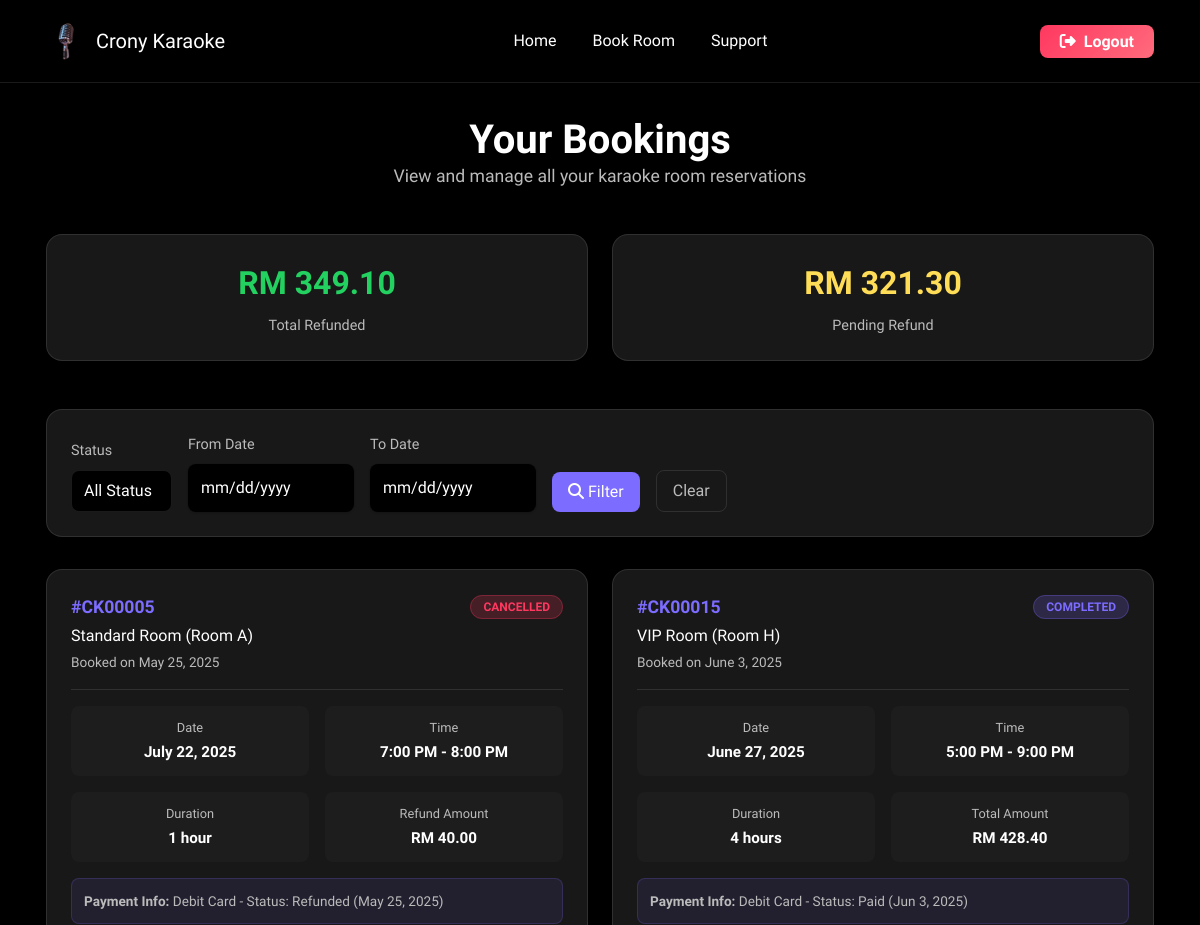
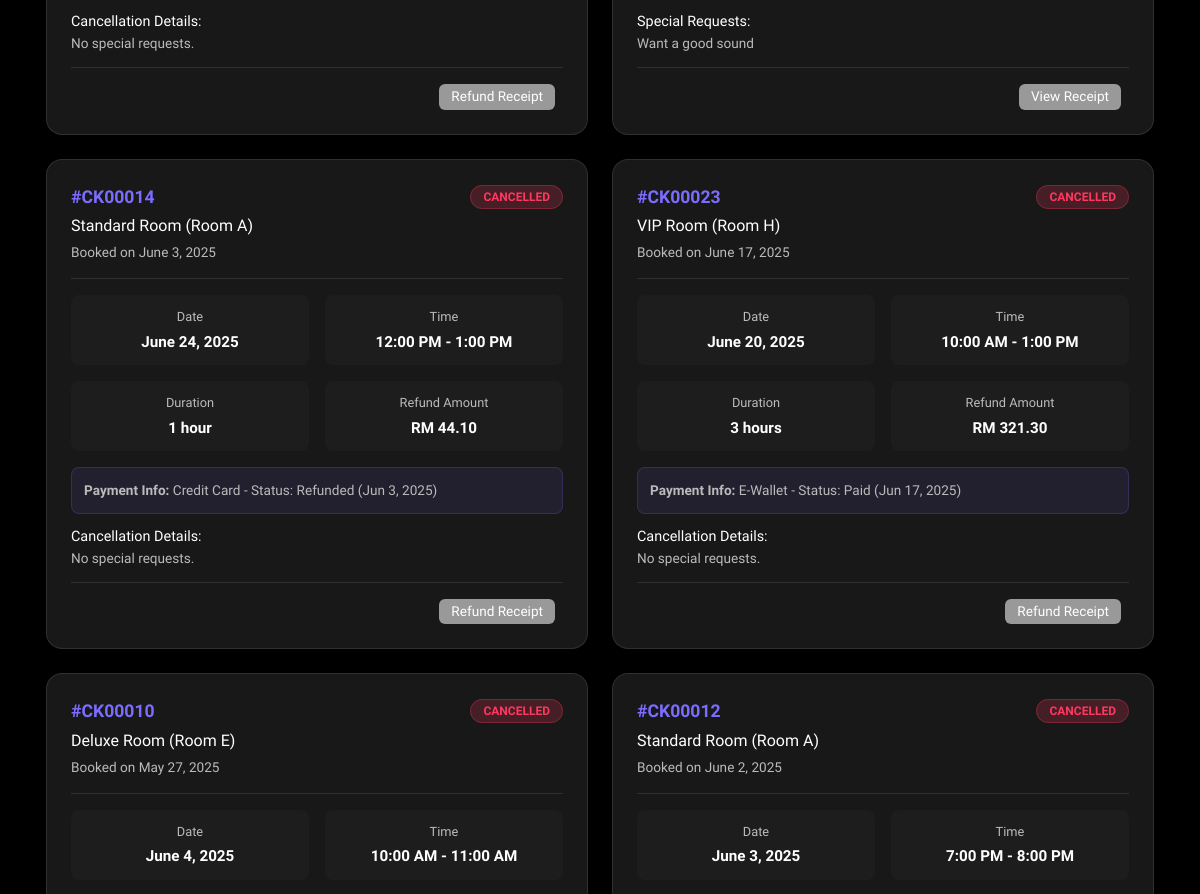
Before: /user/booking.php (signed in, upper part) with the older database file (2 pictures, top to bottom).
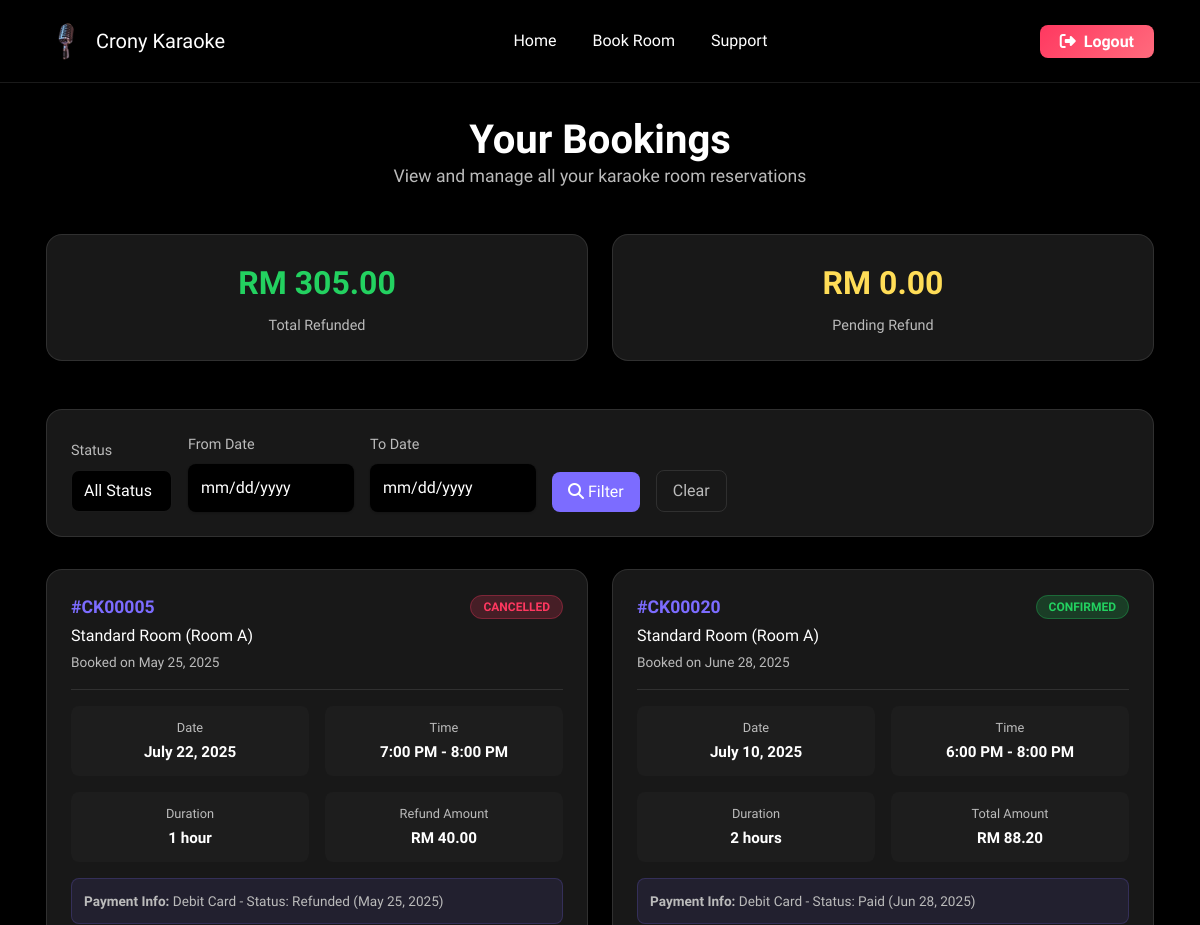
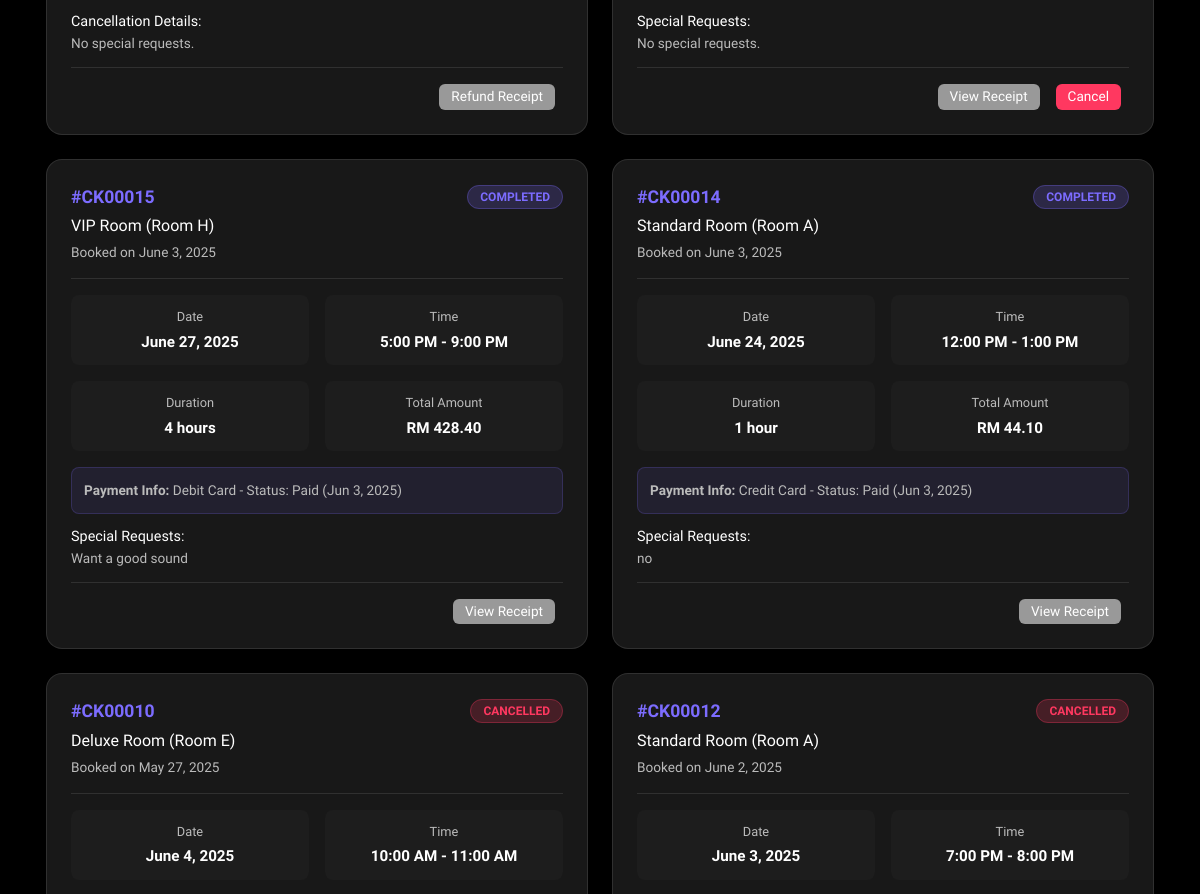
After: the same page with the newer database file (2 pictures, top to bottom).
### tables this page shows
CREATE TABLE `reservations` (
  `reservationID` int(11) NOT NULL,
  `userID` int(11) DEFAULT NULL,
  `roomID` int(11) DEFAULT NULL,
  `reservationDate` date DEFAULT NULL,
  `startTime` time DEFAULT NULL,
  `endTime` time DEFAULT NULL,
  `totalPrice` decimal(10,2) DEFAULT NULL,
  `status` enum('pending','confirmed','cancelled') DEFAULT 'pending',
  `addInfo` text NOT NULL,
  `createdAt` timestamp NOT NULL DEFAULT current_timestamp()
);

CREATE TABLE `packages` (
  `packageID` int(11) NOT NULL,
  `packageName` varchar(100) DEFAULT NULL,
  `description` text DEFAULT NULL,
  `pricePerHour` decimal(10,2) DEFAULT NULL
);

CREATE TABLE `rooms` (
  `roomID` int(11) NOT NULL,
  `roomName` varchar(100) DEFAULT NULL,
  `capacity` int(11) DEFAULT NULL,
  `status` enum('available','unavailable') DEFAULT 'available',
  `packageID` int(11) DEFAULT NULL
);

CREATE TABLE `payments` (
  `paymentID` int(11) NOT NULL,
  `reservationID` int(11) DEFAULT NULL,
  `paymentMethod` varchar(50) DEFAULT NULL,
  `amountPaid` decimal(10,2) DEFAULT NULL,
  `paymentDate` timestamp NOT NULL DEFAULT current_timestamp(),
  `paymentStatus` enum('pending','paid','refunded') DEFAULT 'pending'
);

### user/booking.php (the view, shortened to what the changed rows need)
<?php
include '../dbconfig.php';
$userID = $_SESSION['userID'];
$statsQuery = "
    SELECT
        COUNT(*) as total_bookings,
        SUM(CASE WHEN r.status = 'confirmed' THEN 1 ELSE 0 END) as confirmed_bookings,
        SUM(CASE WHEN r.status = 'pending' THEN 1 ELSE 0 END) as pending_bookings,
        SUM(CASE WHEN r.status = 'cancelled' THEN 1 ELSE 0 END) as cancelled_bookings,
        SUM(CASE WHEN p.paymentStatus = 'refunded' THEN p.amountPaid ELSE 0 END) as total_refunded,
        SUM(CASE WHEN r.status = 'cancelled' AND p.paymentStatus = 'paid' THEN p.amountPaid ELSE 0 END) as pending_refund
    FROM reservations r
    LEFT JOIN payments p ON r.reservationID = p.reservationID
    WHERE r.userID = ?
";
$stmt = $conn->prepare($statsQuery);
$stmt->bind_param("i", $userID);
$stmt->execute();
$stats = $stmt->get_result()->fetch_assoc();
$bookingsQuery = "
    SELECT
        r.reservationID,
        r.reservationDate,
        r.startTime,
        r.endTime,
        r.totalPrice,
        r.status as reservationStatus,
        r.addInfo,
        r.createdAt,
        ro.roomName,
        pk.packageName,
        pk.pricePerHour,
        p.paymentStatus,
        p.paymentMethod,
        p.amountPaid,
        p.paymentDate,
        TIMESTAMPDIFF(HOUR, r.startTime, r.endTime) as duration
    FROM reservations r
    JOIN rooms ro ON r.roomID = ro.roomID
    JOIN packages pk ON ro.packageID = pk.packageID
    LEFT JOIN payments p ON r.reservationID = p.reservationID
    WHERE r.userID = ?
    ORDER BY r.reservationDate DESC, r.startTime DESC
";
$stmt = $conn->prepare($bookingsQuery);
$stmt->bind_param("i", $userID);
$stmt->execute();
$bookings = $stmt->get_result();
?>
<!DOCTYPE html>
<html lang="en">
<head>
  <link rel="stylesheet" href="../assets/bootstrap/css/bootstrap.min.css">
  <link rel="stylesheet" href="../assets/animatecss/animate.css">
  <link rel="stylesheet" href="../assets/theme/css/style.css">
  <link rel="stylesheet" href="https://cdnjs.cloudflare.com/ajax/libs/font-awesome/6.4.2/css/all.min.css">
  <link rel="stylesheet" href="style.css">
</head>
<body>
  <main class="main-content">
    <div class="container">
      <div class="page-header">
        <h1 class="page-title">Your Bookings</h1>
      </div>
      <div class="stats-grid">
        <div class="stats-card">
          <div class="stats-number stats-refunded">RM <?php echo number_format($stats['total_refunded'], 2); ?></div>
          <div class="stats-label">Total Refunded</div>
        </div>
        <div class="stats-card">
          <div class="stats-number stats-pending">RM <?php echo number_format($stats['pending_refund'], 2); ?></div>
          <div class="stats-label">Pending Refund</div>
        </div>
      </div>
      <div id="bookings-container">
        <?php if ($bookings->num_rows > 0): ?>
        <div class="bookings-grid">
        <?php
          while ($booking = $bookings->fetch_assoc()):
            $currentDate = new DateTime();
            $bookingDate = new DateTime($booking['reservationDate']);
            $isPastBooking = $bookingDate < $currentDate;
            $displayStatus = $booking['reservationStatus'];
            if ($displayStatus == 'confirmed' && $isPastBooking) {
                $displayStatus = 'completed';
            }
            $formattedDate = date('F j, Y', strtotime($booking['reservationDate']));
            $formattedStartTime = date('g:i A', strtotime($booking['startTime']));
            $formattedEndTime = date('g:i A', strtotime($booking['endTime']));
            $createdDate = date('F j, Y', strtotime($booking['createdAt']));
            $bookingReference = '#CK' . str_pad($booking['reservationID'], 5, '0', STR_PAD_LEFT);
        ?>
          <div class="booking-card" data-status="<?php echo $booking['reservationStatus']; ?>" data-date="<?php echo $booking['reservationDate']; ?>">
            <div class="booking-header">
              <div>
                <div class="booking-reference"><?php echo $bookingReference; ?></div>
                <div class="booking-room"><?php echo $booking['packageName']; ?> Room (<?php echo $booking['roomName']; ?>)</div>
                <div class="booking-created">Booked on <?php echo $createdDate; ?></div>
              </div>
              <div>
                <span class="status-badge status-<?php echo $displayStatus; ?>">
                  <?php
                  echo ucfirst($displayStatus);
                  ?>
                </span>
              </div>
            </div>
            <div class="booking-details">
              <div class="detail-item">
                <div class="detail-label">Date</div>
                <div class="detail-value"><?php echo $formattedDate; ?></div>
              </div>
              <div class="detail-item">
                <div class="detail-label">Time</div>
                <div class="detail-value"><?php echo $formattedStartTime . ' - ' . $formattedEndTime; ?></div>
              </div>
              <div class="detail-item">
                <div class="detail-label">Duration</div>
                <div class="detail-value"><?php echo $booking['duration']; ?> hour<?php echo $booking['duration'] > 1 ? 's' : ''; ?></div>
              </div>
              <div class="detail-item">
                <div class="detail-label"><?php echo $booking['reservationStatus'] == 'cancelled' ? 'Refund Amount' : 'Total Amount'; ?></div>
                <div class="detail-value">RM <?php echo number_format($booking['totalPrice'], 2); ?></div>
              </div>
            </div>
            <?php if ($booking['paymentStatus'] && $booking['paymentMethod']): ?>
            <div class="payment-info">
              <strong>Payment Info:</strong> <?php echo ucfirst($booking['paymentMethod']); ?> -
              Status: <?php echo ucfirst($booking['paymentStatus']); ?>
              <?php if ($booking['paymentDate']): ?>
              (<?php echo date('M j, Y', strtotime($booking['paymentDate'])); ?>)
              <?php endif; ?>
            </div>
            <?php endif; ?>
            <div class="special-requests">
              <h6>
                <?php echo $booking['reservationStatus'] == 'cancelled' ? 'Cancellation Details:' : 'Special Requests:'; ?>
              </h6>
              <p>
                <?php echo !empty($booking['addInfo']) ? nl2br(htmlspecialchars($booking['addInfo'])) : 'No special requests.'; ?>
              </p>
            </div>
            <div class="action-buttons">
              <?php if ($booking['paymentStatus']): ?>
                <a href="view_invoice.php?id=<?php echo $booking['reservationID']; ?>" class="action-btn btn-secondary-action">
                  <?php echo $booking['reservationStatus'] == 'cancelled' ? 'Refund Receipt' : 'View Receipt'; ?>
                </a>
              <?php endif; ?>
              <?php if ($booking['reservationStatus'] == 'pending'): ?>
                <?php if (!$booking['paymentStatus']): ?>
                <a href="complete_payment.php?id=<?php echo $booking['reservationID']; ?>" class="action-btn btn-success-action">Pay Now</a>
                <?php endif; ?>
                <a href="cancel_reservation.php?id=<?php echo $booking['reservationID']; ?>" class="action-btn btn-danger-action">Cancel</a>
              <?php elseif ($booking['reservationStatus'] == 'confirmed' && !$isPastBooking): ?>
                <?php
                $bookingDateTime = new DateTime($booking['reservationDate'] . ' ' . $booking['startTime']);
                $hoursUntilBooking = ($bookingDateTime->getTimestamp() - $currentDate->getTimestamp()) / 3600;
                ?>
                <?php if ($hoursUntilBooking > 24): ?>
                <a href="cancel_reservation.php?id=<?php echo $booking['reservationID']; ?>" class="action-btn btn-danger-action">Cancel</a>
                <?php else: ?>
                <div class="cannot-cancel-text">Cannot cancel within 24 hours</div>
                <?php endif; ?>
              <?php endif; ?>
            </div>
          </div>
        <?php endwhile; ?>
        </div>
        <?php endif; ?>
      </div>
    </div>
  </main>
</body>
</html>

Changed rows visible on the page:
removed reservations: reservationID "#CK00023", packages.packageName "VIP", roomID.roomName "Room H", createdAt "June 17, 2025", status "CANCELLED", reservationDate "June 20, 2025", startTime "10:00 AM", endTime "1:00 PM", duration "3", shows "Refund Amount", totalPrice "321.30", payments.paymentMethod "E-Wallet", payments.paymentStatus "Paid", payments.paymentDate "Jun 17, 2025", shows "Cancellation Details:", addInfo "No special requests.", shows "Refund Receipt"
now on this page (row edited): reservations: reservationID "#CK00020", packages.packageName "Standard", roomID.roomName "Room A", createdAt "June 28, 2025", status "CONFIRMED", reservationDate "July 10, 2025", startTime "6:00 PM", endTime "8:00 PM", duration "2", shows "Total Amount", totalPrice "88.20", payments.paymentMethod "Debit Card", payments.paymentStatus "Paid", payments.paymentDate "Jun 28, 2025", shows "Special Requests:", addInfo "No special requests.", shows "View Receipt"
changed reservations "#CK00014": displayStatus "CANCELLED" → "COMPLETED"; payments.paymentStatus "Refunded" → "Paid"; addInfo (not shown) → "no"; status "Refund Amount Cancellation Details:" → "Total Amount Special Requests:"; text "Refund Receipt" → "View Receipt"; no longer shows "No special requests."
Other visible differences:
$stats['total_refunded']: "349.10" → "305.00"
$stats['pending_refund']: "321.30" → "0.00"
